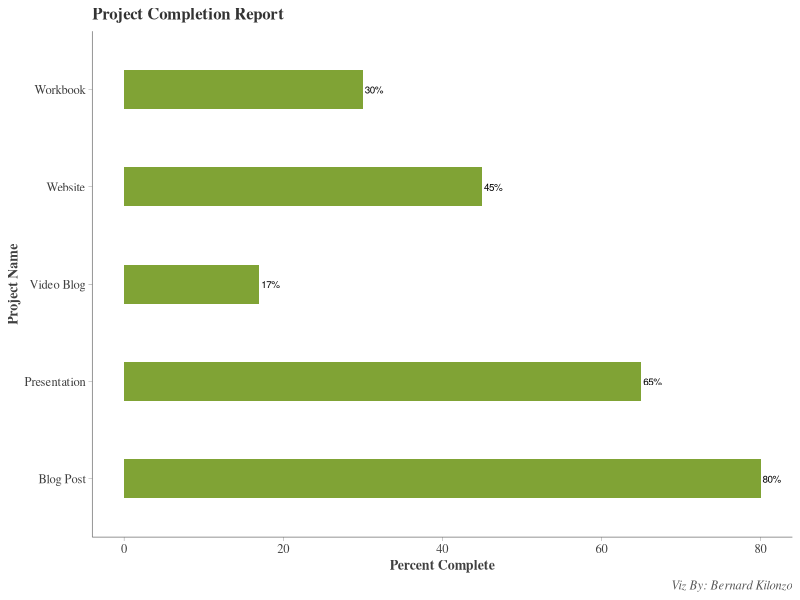
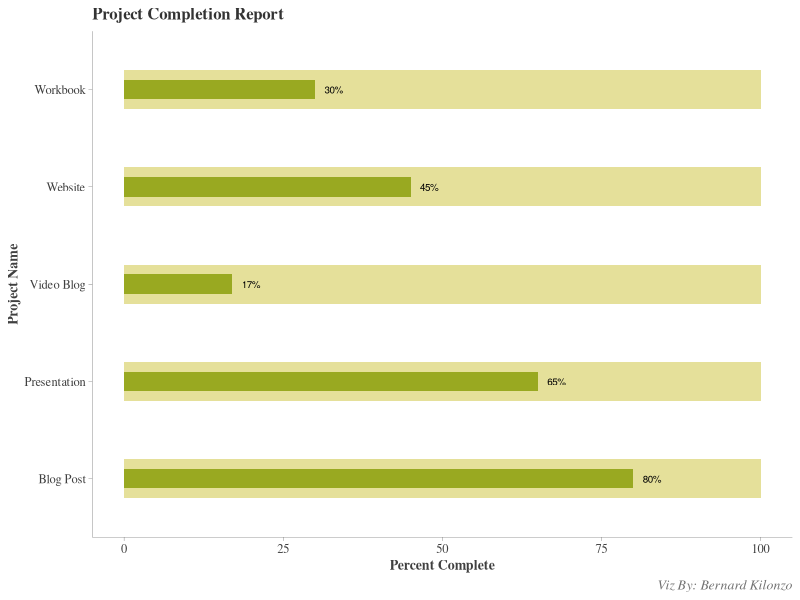

Reproduce these figures in R, in order.
#load libraries
library(tidyverse)

#create data
data<-data.frame(ID = 1:5,
                 Project_Task = c("Blog Post","Presentation","Workbook","Website","Video Blog"),
                 percent_complete =c(80,65,30,45,17))

#creating progress bar chart (a simple bar chart)
bc<-data%>%ggplot(aes(y = Project_Task, x = percent_complete))+
  geom_bar(stat = "identity", fill = "#618c03", width = 0.4, alpha = 0.8)+
  geom_text(aes(label = paste0(percent_complete,"%")),size =2.5, vjust = 0.5, hjust = -0.1)+
  labs(y = "Project Name", x = "Percent Complete",
       title = "Project Completion Report", caption = "Viz By: Bernard Kilonzo")+
  theme(panel.background = element_blank(),
        axis.ticks = element_line(color = "gray30", linewidth = 0.1),
        axis.line = element_line(color = "gray30", linewidth = 0.2),
        axis.title = element_text(family = "serif", face = "bold", color = "gray25",size = 10),
        axis.text = element_text(family = "serif", color = "gray25", size = 9),
        plot.title = element_text(family = "serif", face = "bold", size = 12, color = "gray20"),
        plot.caption = element_text(family = "serif", face = "italic", size = 9, color = "gray35"))

#saving the plot
ggsave(plot = bc, filename = "progress_bar_chart.png",
       width = 8, height = 8, units = "in", dpi = 300)

#adding a new column computing 100% complete
data<-data%>%mutate(complete_project = 100)

#creating progress bar chart (as a bar-in-bar chart)
bb<-data%>%ggplot(aes(y = Project_Task))+
  geom_bar(aes(x = percent_complete), stat = "identity", width = 0.2, fill = "#618c03", alpha = 0.8)+
  geom_bar(aes(x = complete_project), stat = "identity", width = 0.4, fill = "#bfb304", alpha = 0.4)+
  geom_text(aes(y = Project_Task, x = percent_complete,label = paste0(percent_complete,"%")),size = 2.5, vjust = 0.5, hjust =-0.5)+
  labs(title = "Project Completion Report", caption = "Viz By: Bernard Kilonzo",
       x = "Percent Complete", y = "Project Name")+
  theme(panel.background = element_blank(),
        axis.text = element_text(family = "serif", size = 9, color = "gray25"),
        axis.title = element_text(family = "serif", face = "bold", size = 10, color = "gray25"),
        axis.line = element_line(color = "gray25", linewidth = 0.1),
        axis.ticks = element_line(linewidth = 0.1, color = "gray25"),
        plot.title = element_text(family = "serif", face = "bold", size = 12, color = "gray20"),
        plot.caption = element_text(family = "serif", face = "italic", size = 10, color = "gray45"))

#saving the plot
ggsave(plot = bb, filename = "progress_bar_chart_1.png",
       width = 8, height = 6, units = "in", dpi = 300)
